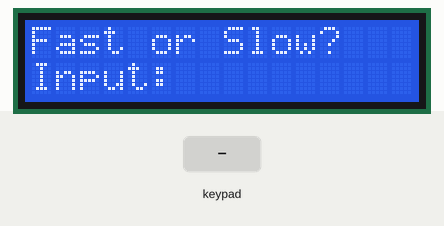
Recording of a sketch running on a simulated Arduino Uno, built with avr-gcc and run on an emulated ATmega328P. Parts: 16×2 character LCD. The test bench sets the inputs (shaded band).

Above: at 1.2 s.
1.3 s: key 'A' pressed
At 2.2 s:
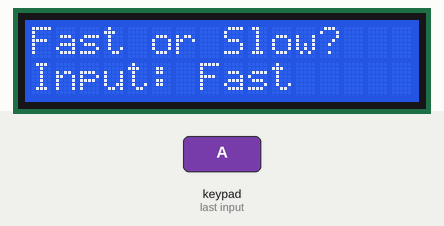
At 4.0 s:
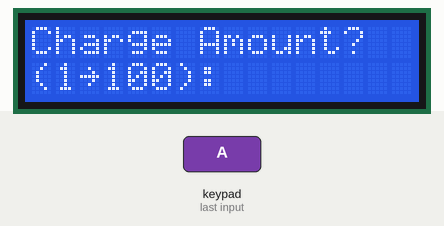
4.3 s: keypad keys 6 7 8 9 # pressed 0.4 s apart
At 6.3 s:
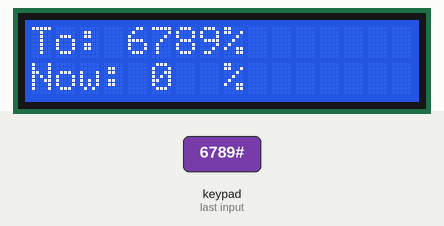
Timing chart, 0 to 7.8 s (numbered marks = the images above; inputs shaded):
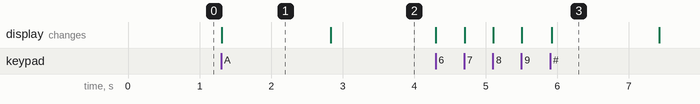

The sketch:

EV_System_1_LCD.ino
```cpp
// EV Charging System Arduino Code
#include <Keypad.h>
#include <Wire.h>
#include <LiquidCrystal_I2C.h>


LiquidCrystal_I2C lcd(0x27,16,2);
const byte ROWS = 4;    // 행(rows) 개수
const byte COLS = 4;    // 열(columns) 개수
char keys[ROWS][COLS] = {
  {'1','2','3','A'},
  {'4','5','6','B'},
  {'7','8','9','C'},
  {'*','0','#','D'}
};

byte rowPins[ROWS] = {6, 7, 8, 9};   // R1, R2, R3, R4 단자가 연결된 아두이노 핀 번호
byte colPins[COLS] = {5, 4, 3, 2};   // C1, C2, C3, C4 단자가 연결된 아두이노 핀 번호
Keypad mykeypad = Keypad(makeKeymap(keys), rowPins, colPins, 4, 4);

void setup() {
  // put your setup code here, to run once:
  lcd.init();
  lcd.backlight();
}

void loop() {
  // 변수 선언
  char charge_amount_input[4];            // 충전량 char 배열
  int charge_amount = 0;                  // 충전량 int형
  int charge_amount_input_index = 0;      // 충전량 char 배열 인덱스
  int charge_complete = 0;                // 충전 완료 변수
  int charge_amount_input_complete = 0;   // 충전량 입력 끝 (while 반복문용)
  int charge_increase = 0;                // 충전량 증가량
  int charge_now = 0;                     // 충전량 - 현재
  int fast_or_slow = 0;                   // fast = 1, slow = 0
  int fast_or_slow_input_complete = 0;    // 급속완속 입력 끝 (while 반복문용), A = Fast, B = slow


  // 급속완속 충전 선택
  lcd.clear();
  lcd.setCursor(0,0);
  lcd.print("Fast or Slow?");
  lcd.setCursor(0,1);
  lcd.print("Input: ");
  while(fast_or_slow_input_complete != 1)
  {
    char key2 = mykeypad.getKey();
    if( (key2 != NO_KEY) && (key2 == 'A' || key2 == 'B') )
    {
      switch(key2)
      {
        case 'A':
          fast_or_slow = 1;
          lcd.print("Fast");
          delay(1500);
          fast_or_slow_input_complete = 1;
          break;
         case 'B':
          fast_or_slow = 0;
          lcd.print("Slow");
          delay(1500);
          fast_or_slow_input_complete = 1;
          break;
      }

    }
  }

  // 충전량 입력
  lcd.clear();
  lcd.setCursor(0,0);
  lcd.print("Charge Amount?");
  lcd.setCursor(0,1);
  lcd.print("(1~100): ");

  while(charge_amount_input_complete != 1)
  {
    char key = mykeypad.getKey();
    if((key != NO_KEY) && ( (key >= '0' && key <= '9') ||  key == '#' ) )
    {
      if(key == '#')
      {
         charge_amount = atoi(charge_amount_input);
         charge_amount_input_complete == 1;
         break;
      }
      charge_amount_input[charge_amount_input_index] = key;
      charge_amount_input_index++;
      lcd.leftToRight();
      lcd.print(key);
    }
  }

  // 급속/완속과 충전량 설정에 따른 변수 설정
  if(fast_or_slow == 1)
  {
    charge_increase = 10;
  }
  else
  {
    charge_increase = 3;
  }


  // 충전 시작
  lcd.clear();
  lcd.setCursor(0,0);
  lcd.print("To: ");  // 4글자
  lcd.print(charge_amount);
  lcd.print("%");
  lcd.setCursor(0,1);
  lcd.print("Now: "); // 5글자
  lcd.setCursor(8,1);
  lcd.print("%");
  while(charge_complete != 1)
  {
    if( (charge_now >= charge_amount) )
    {
      charge_complete = 1;
      break;
    }
    lcd.setCursor(5,1);
    lcd.print(charge_now);
    delay(1500);
    charge_now = charge_now + charge_increase;
  }


  // 충전 완료
  lcd.clear();
  lcd.setCursor(0,0);
  lcd.print("Charge OK!");
  lcd.setCursor(0,1);
  lcd.print("Please Unplug");
  delay(2500);


}
```

Measured:
- after the input at 1.3 s, the display: changes at once (image 1)
- after the input at 4.3 s, the display: first changes at once (image 3 shows a later state)
- what the display in image 1 shows lasts 1.5 s, from 1.3 s to 2.8 s
